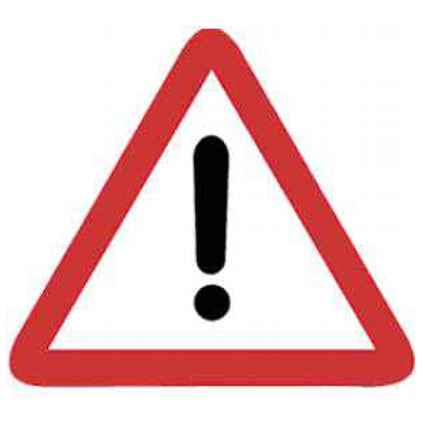
#> input picture peligro.jpg, 425 x 425 px
$ python -i utils.py   (imports and definitions only)
#> lines starting #> are read from the running program, lines starting #| are printed output that depends on the picture
#> further down, picture is the input picture: shape (425, 425, 3); mean B, G, R 202.9, 202.6, 235
import cv2
import numpy as np
from match import detectCircles, detect

# Equalizacion de la imagen usando un equalizado adaptativo
def equalize(img):
    cpy = img.copy()
    grey = cv2.cvtColor(cpy, cv2.COLOR_BGR2GRAY)
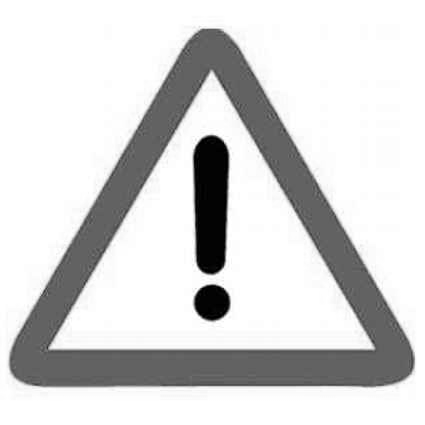
#> grey: shape (425, 425); min 0, max 255, mean 212.3
    eq = cv2.createCLAHE(clipLimit=2.0, tileGridSize=(4, 4))
    clahe = eq.apply(grey)
    return clahe

# Tratamiento y escalado de la imagen
def prepareImage(img):
    img_cpy = img.copy()
    image = equalize(img_cpy)
    image = cv2.resize(image,(30,30),interpolation = cv2.INTER_LINEAR)
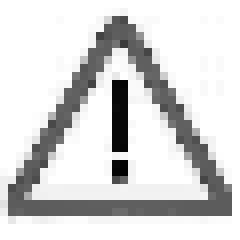
#> image: shape (30, 30) (shown 8 times larger); min 2, max 255, mean 213.3
    return image


# [143 lines left out: functions reshapeList, getHOGVector, writeInFile, applyRedMask, apply_brightness_contrast, detectSignals, not called in this run]

>>> import cv2
>>> picture = cv2.imread('peligro.jpg')
>>> result = prepareImage(picture)

$ run again, on stop.jpg
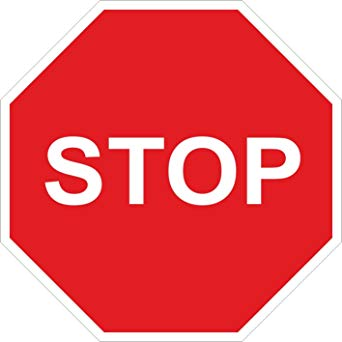
#> input picture stop.jpg, 342 x 342 px
#> picture is the input picture: shape (342, 342, 3); mean B, G, R 106.9, 102.4, 234.2
#> in equalize, `grey = cv2.cvtColor(cpy, cv2.COLOR_BGR2GRAY)`:
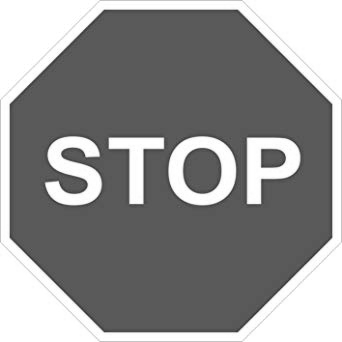
#> grey: shape (342, 342); min 44, max 255, mean 142.5
#> in prepareImage, `image = cv2.resize(image,(30,30),interpolation = cv2.INTER_LINEAR)`:
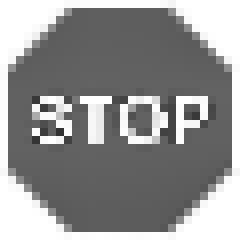
#> image: shape (30, 30) (shown 8 times larger); min 49, max 255, mean 146.3
